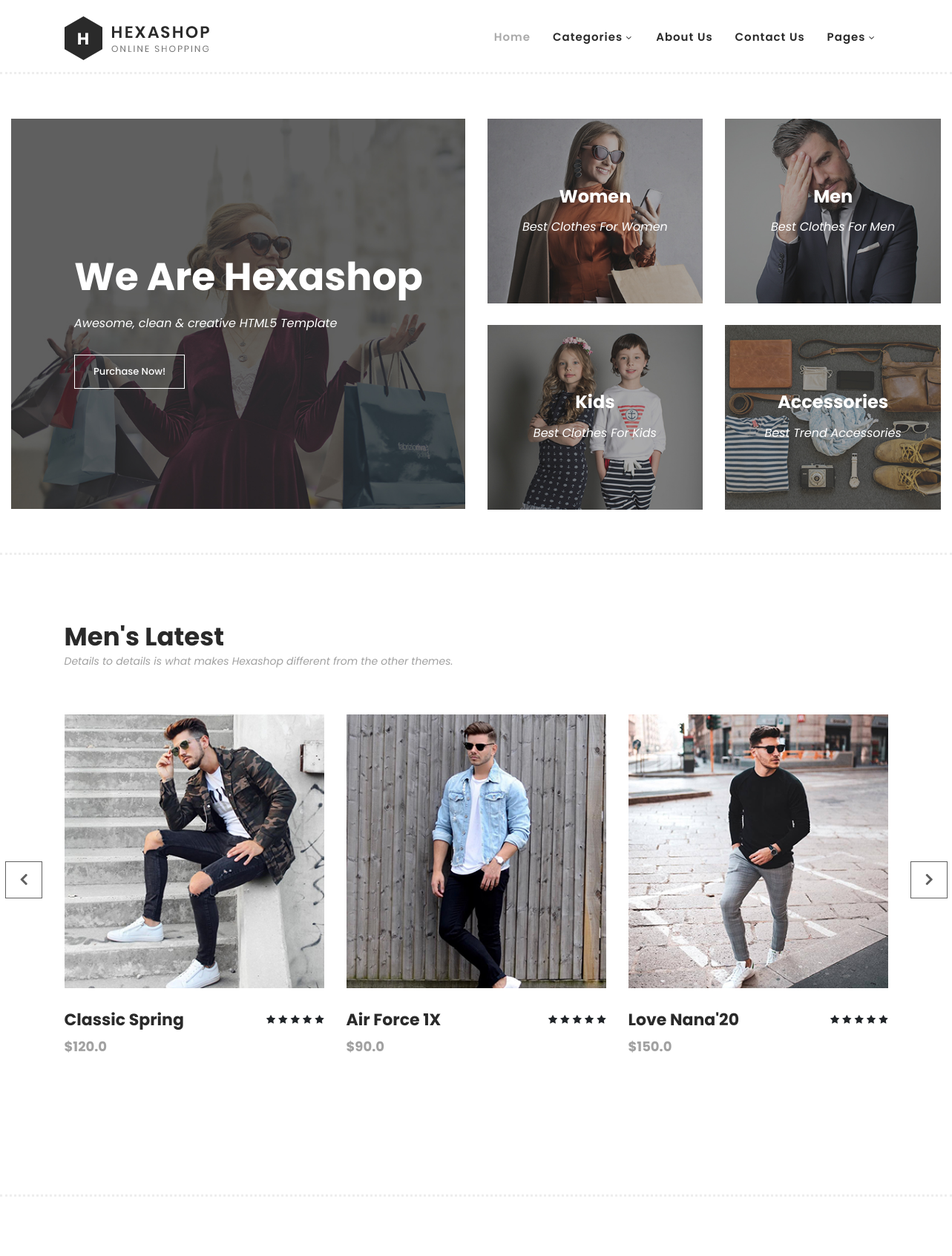
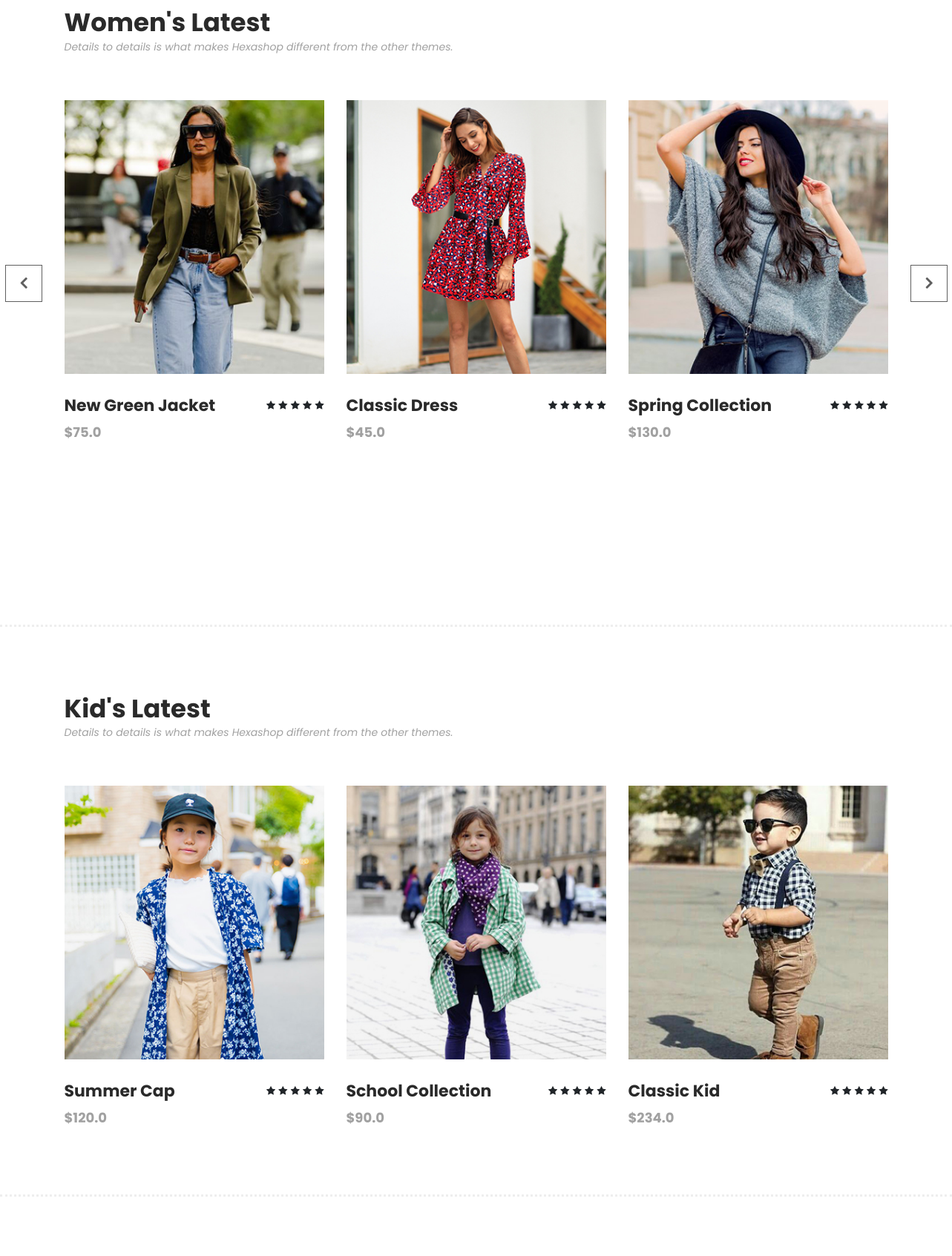
The page / (upper part) on the database its author committed (2 pictures, top to bottom).
### Buy/models.py (models this page shows, shortened)
class Product(models.Model):
    cat=models.ForeignKey(Category,on_delete=models.CASCADE)
    name=models.CharField(max_length=500)
    price=models.FloatField(null=True,blank=True)
    image=models.ImageField(upload_to="static/assets/img")
    desc=models.CharField(max_length=500)
    quantity = models.PositiveIntegerField(verbose_name='quantity')
    permission=models.BooleanField(default=False,null=None,blank=None)

### Buy/views.py (the view)
# urls.py: path('', views.index,name="index1"),
def index(request):
    man_products=Product.objects.filter(cat__name="Men")
    woman_products=Product.objects.filter(cat__name="women's")
    kid_products=Product.objects.filter(cat__name="Kids")
    user=request.user
    a = user.id
    return render(request,'index.html',{'man_products':man_products,'woman_products':woman_products,'kid_products':kid_products})

### templates/index.html (shortened to what this page needs)
 {% extends 'nav.html' %}
{% block body %}
    <div class="main-banner" id="top">
        <div class="container-fluid">
            <div class="row">
                <div class="col-lg-6">
                    <div class="left-content">
                        <div class="thumb">
                            <div class="inner-content">
                                <h4>We Are Hexashop</h4>
                                <span>Awesome, clean &amp; creative HTML5 Template</span>
                                <div class="main-border-button">
                                    <a href="#">Purchase Now!</a>
                                </div>
                            </div>
                            <img src="/static/assets/images/left-banner-image.jpg" alt="">
                        </div>
                    </div>
                </div>
                <div class="col-lg-6">
                    <div class="right-content">
                        <div class="row">
                            <div class="col-lg-6">
                                <div class="right-first-image">
                                    <div class="thumb">
                                        <div class="inner-content">
                                            <h4>Women</h4>
                                            <span>Best Clothes For Women</span>
                                        </div>
                                        <img src="/static/assets/images/baner-right-image-01.jpg">
                                    </div>
                                </div>
                            </div>
                            <div class="col-lg-6">
                                <div class="right-first-image">
                                    <div class="thumb">
                                        <div class="inner-content">
                                            <h4>Men</h4>
                                            <span>Best Clothes For Men</span>
                                        </div>
                                        <img src="/static/assets/images/baner-right-image-02.jpg">
                                    </div>
                                </div>
                            </div>
                            <div class="col-lg-6">
                                <div class="right-first-image">
                                    <div class="thumb">
                                        <div class="inner-content">
                                            <h4>Kids</h4>
                                            <span>Best Clothes For Kids</span>
                                        </div>
                                        <img src="/static/assets/images/baner-right-image-03.jpg">
                                    </div>
                                </div>
                            </div>
                            <div class="col-lg-6">
                                <div class="right-first-image">
                                    <div class="thumb">
                                        <div class="inner-content">
                                            <h4>Accessories</h4>
                                            <span>Best Trend Accessories</span>
                                        </div>
                                        <img src="/static/assets/images/baner-right-image-04.jpg">
                                    </div>
                                </div>
                            </div>
                        </div>
                    </div>
                </div>
            </div>
        </div>
    </div>
    <section class="section" id="men">
        <div class="container">
            <div class="row">
                <div class="col-lg-6">
                    <div class="section-heading">
                        <h2>Men's Latest</h2>
                        <span>Details to details is what makes Hexashop different from the other themes.</span>
                    </div>
                </div>
            </div>
        </div>
        <div class="container">
            <div class="row">
                <div class="col-lg-12">
                    <div class="men-item-carousel">
                        <div class="owl-men-item owl-carousel">
                            {% for i in man_products %}
                            <div class="item">
                                <div class="thumb">
                                    <img src="{{i.image.url}}" alt="">
                                </div>
                                <div class="down-content">
                                    <h4>{{i.name}}</h4>
                                    <span><b>${{i.price}}</b></span>
                                    <ul class="stars">
                                        <li><i class="fa fa-star"></i></li>
                                        <li><i class="fa fa-star"></i></li>
                                        <li><i class="fa fa-star"></i></li>
                                        <li><i class="fa fa-star"></i></li>
                                        <li><i class="fa fa-star"></i></li>
                                    </ul>
                                </div>
                            </div>
                            {% endfor %}
                        </div>
                    </div>
                </div>
            </div>
        </div>
    </section>
    <section class="section" id="women">
        <div class="container">
            <div class="row">
                <div class="col-lg-6">
                    <div class="section-heading">
                        <h2>Women's Latest</h2>
                        <span>Details to details is what makes Hexashop different from the other themes.</span>
                    </div>
                </div>
            </div>
        </div>
        <div class="container">
            <div class="row">
                <div class="col-lg-12">
                    <div class="women-item-carousel">
                        <div class="owl-women-item owl-carousel">
                            {% for n in woman_products %}
                            <div class="item">
                                <div class="thumb">
                                    <img src="{{n.image.url}}" alt="">
                                </div>
                                <div class="down-content">
                                    <h4>{{n.name}}</h4>
                                    <span><b>${{n.price}}</b></span>
                                    <ul class="stars">
                                        <li><i class="fa fa-star"></i></li>
                                        <li><i class="fa fa-star"></i></li>
                                        <li><i class="fa fa-star"></i></li>
                                        <li><i class="fa fa-star"></i></li>
                                        <li><i class="fa fa-star"></i></li>
                                    </ul>
                                </div>
                            </div>
                            {% endfor %}
                        </div>
                    </div>
                </div>
            </div>
        </div>
    </section>
    <section class="section" id="kids">
        <div class="container">
            <div class="row">
                <div class="col-lg-6">
                    <div class="section-heading">
                        <h2>Kid's Latest</h2>
                        <span>Details to details is what makes Hexashop different from the other themes.</span>
                    </div>
                </div>
            </div>
        </div>
        <div class="container">
            <div class="row">
                <div class="col-lg-12">
                    <div class="kid-item-carousel">
                        <div class="owl-kid-item owl-carousel">
                            {% for l in kid_products %}
                            <div class="item">
                                <div class="thumb">
                                    <img src="{{l.image.url}}" alt="">
                                </div>
                                <div class="down-content">
                                    <h4>{{l.name}}</h4>
                                    <span><b>${{l.price}}</b></span>
                                    <ul class="stars">
                                        <li><i class="fa fa-star"></i></li>
                                        <li><i class="fa fa-star"></i></li>
                                        <li><i class="fa fa-star"></i></li>
                                        <li><i class="fa fa-star"></i></li>
                                        <li><i class="fa fa-star"></i></li>
                                    </ul>
                                </div>
                            </div>
                           {% endfor %}
                        </div>
                    </div>
                </div>
            </div>
        </div>
    </section>
    <section class="section" id="explore">
    </section>
{% endblock body %}

### templates/nav.html (shortened to what this page needs)
<!DOCTYPE html>
<html lang="en">
  <head>
    <link rel="stylesheet" type="text/css" href="/static/assets/css/bootstrap.min.css">
    <link rel="stylesheet" type="text/css" href="/static/assets/css/font-awesome.css">
    <link rel="stylesheet" href="/static/assets/css/templatemo-hexashop.css">
    <link rel="stylesheet" href="/static/assets/css/owl-carousel.css">
    <link rel="stylesheet" href="/static/assets/css/lightbox.css">
    </head>
    <body>
    <header class="header-area header-sticky">
        <div class="container">
            <div class="row">
                <div class="col-12">
                    <nav class="main-nav">
                        <a href="index.html" class="logo">
                            <img src="/static/assets/images/logo.png">
                        </a>
<ul class="nav">
    <li class="scroll-to-section"><a href="http://127.0.0.1:8000/" class="active">Home</a></li>
    <li class="submenu">
        <a href="javascript:;">Categories</a>
    </li>
    <li><a href="{% url 'about1' %}">About Us</a></li>
    <li><a href="http://127.0.0.1:8000/contact/">Contact Us</a></li>
    {% if user.is_authenticated %}
    <li class="submenu">
        <a href="javascript:;">{{request.user}}</a>
        <ul>
        <li><a href="{% url 'logout1' %}">Log Out</a></li>
        </ul>
    </li>
    <li><a href="http://127.0.0.1:8000/cartshow/">Cart
        <span class="badge badge-info">{{quantity}}</span></a>
    </li>
    {% else %}
    <li class="submenu">
        <a href="javascript:;">Pages</a>
    </li>
    {% endif %}
</ul>
                    </nav>
                </div>
            </div>
        </div>
    </header>
    {% block body %} {% endblock %}
  </body>
</html>

### rows shown on the page
Product: image (picture), name "Classic Spring", price "120.0"
Product: image (picture), name "Air Force 1X", price "90.0"
Product: image (picture), name "Love Nana'20", price "150.0"
Product: image (picture), name "New Green Jacket", price "75.0"
Product: image (picture), name "Classic Dress", price "45.0"
Product: image (picture), name "Spring Collection", price "130.0"
Product: image (picture), name "Summer Cap", price "120.0"
Product: image (picture), name "School Collection", price "90.0"
Product: image (picture), name "Classic Kid", price "234.0"
